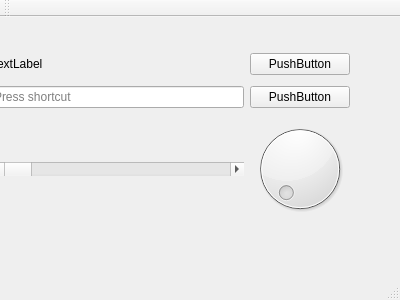
<?xml version="1.0" encoding="UTF-8"?>
<ui version="4.0">
 <class>wboard</class>
 <widget class="QMainWindow" name="wboard">
  <property name="geometry">
   <rect>
    <x>0</x>
    <y>0</y>
    <width>400</width>
    <height>300</height>
   </rect>
  </property>
  <property name="windowTitle">
   <string>wboard</string>
  </property>
  <widget class="QWidget" name="centralWidget">
   <widget class="QWidget" name="gridLayoutWidget">
    <property name="geometry">
     <rect>
      <x>-20</x>
      <y>20</y>
      <width>381</width>
      <height>201</height>
     </rect>
    </property>
    <layout class="QGridLayout" name="gridLayout">
     <item row="0" column="0">
      <widget class="QLabel" name="label">
       <property name="text">
        <string>TextLabel</string>
       </property>
      </widget>
     </item>
     <item row="0" column="1">
      <widget class="QPushButton" name="pushButton_2">
       <property name="text">
        <string>PushButton</string>
       </property>
      </widget>
     </item>
     <item row="1" column="1">
      <widget class="QPushButton" name="pushButton">
       <property name="text">
        <string>PushButton</string>
       </property>
      </widget>
     </item>
     <item row="2" column="0">
      <widget class="QScrollBar" name="horizontalScrollBar">
       <property name="orientation">
        <enum>Qt::Horizontal</enum>
       </property>
      </widget>
     </item>
     <item row="1" column="0">
      <widget class="QKeySequenceEdit" name="keySequenceEdit"/>
     </item>
     <item row="2" column="1">
      <widget class="QDial" name="dial"/>
     </item>
    </layout>
   </widget>
  </widget>
  <widget class="QMenuBar" name="menuBar">
   <property name="geometry">
    <rect>
     <x>0</x>
     <y>0</y>
     <width>400</width>
     <height>21</height>
    </rect>
   </property>
  </widget>
  <widget class="QToolBar" name="mainToolBar">
   <attribute name="toolBarArea">
    <enum>TopToolBarArea</enum>
   </attribute>
   <attribute name="toolBarBreak">
    <bool>false</bool>
   </attribute>
  </widget>
  <widget class="QStatusBar" name="statusBar"/>
 </widget>
 <layoutdefault spacing="6" margin="11"/>
 <resources/>
 <connections/>
</ui>
